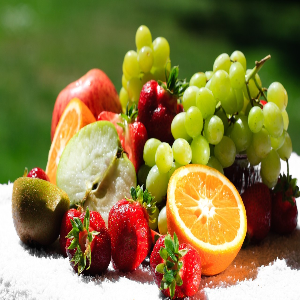
#> input picture out/fruta-colorida.bmp, 300 x 300 px
$ python histograma_colorida.py
#> lines starting #> are read from the running program, lines starting #| are printed output that depends on the picture
# Histograma de uma imagem colorida
import cv2
import numpy as np
from matplotlib import pyplot as plt
image = cv2.imread('../../out/fruta-colorida.bmp')
#> image is the input picture: shape (300, 300, 3); mean B, G, R 67, 122, 136.3
blue,green,red = cv2.split(image)
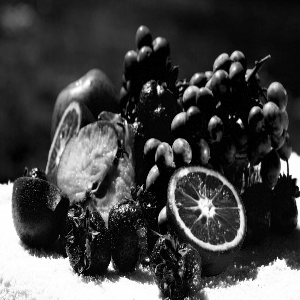
#> blue: shape (300, 300); min 0, max 255, mean 67
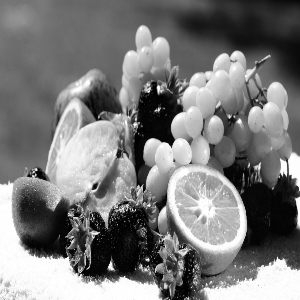
#> green: shape (300, 300); min 0, max 255, mean 122
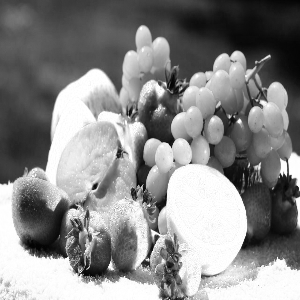
#> red: shape (300, 300); min 1, max 255, mean 136.3
plt.hist(red.ravel(),256,[0,256])
plt.title('RED')
plt.figure()
plt.hist(green.ravel(),256,[0,256])
plt.title('GREEN')
plt.figure()
plt.hist(blue.ravel(),256,[0,256])
plt.title('BLUE')
plt.show()
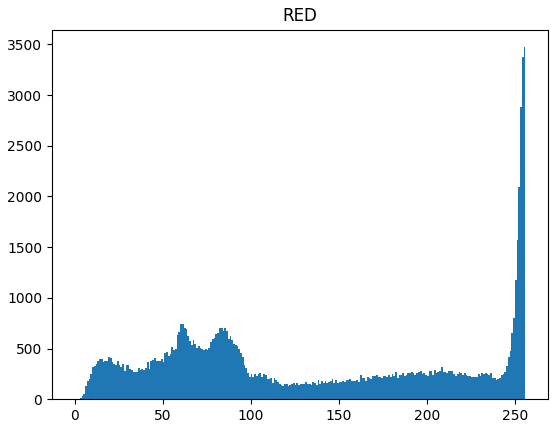
#> figure drawn by matplotlib, 1 panel; tallest bar 3473 high, from x = 255 to 256
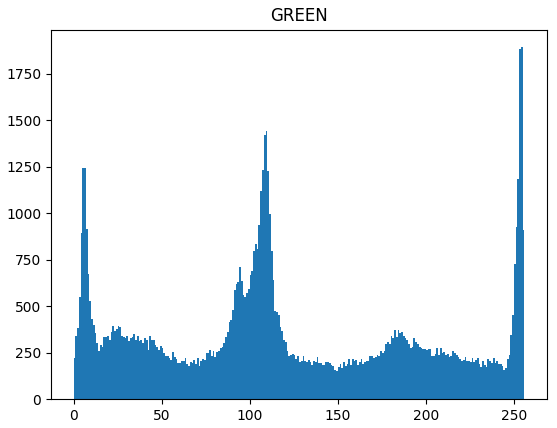
#> figure drawn by matplotlib, 1 panel; tallest bar 1894 high, from x = 254 to 255
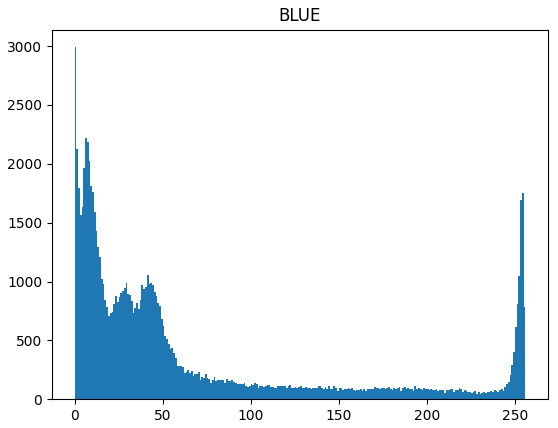
#> figure drawn by matplotlib, 1 panel; tallest bar 2991 high, from x = 0 to 1
